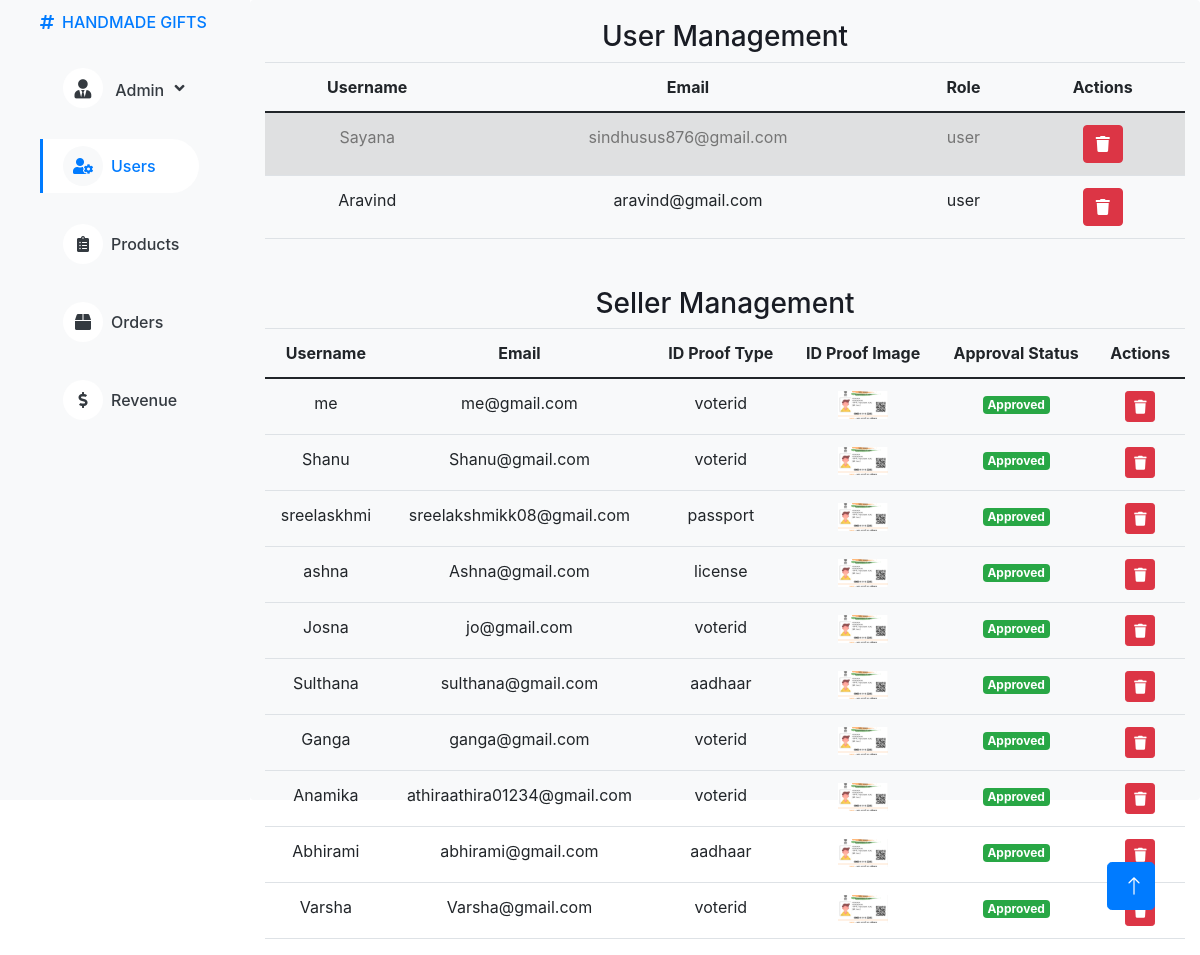
/users/, run on the app's committed database.
### myapp/models.py (models this page shows, shortened)
class CustomUser(AbstractUser):
    type=models.CharField(max_length=20,choices=[('admin', 'Admin'), ('user', 'User'), ('seller', 'Seller')], default='user')

class SellerProfile(models.Model):
    user = models.OneToOneField(settings.AUTH_USER_MODEL, on_delete=models.CASCADE, related_name='seller_profile')
    id_proof_type = models.CharField(max_length=50)
    id_proof_image = models.ImageField(upload_to='id_proofs/', null=True, blank=True)
    is_approved = models.BooleanField(default=False)

### myapp/views.py (the view, shortened to what this page needs)
# urls.py: path('users/', views.user_management, name='user_management'),
def user_management(request):
    obj = CustomUser.objects.filter(type='user', is_staff=False, is_superuser=False)
    sellers = CustomUser.objects.filter(type='seller')
    return render(request, 'admindashboard.html', {'obj': obj, 'sellers': sellers, 'active_nav': 'users'})

### template/admindashboard.html (shortened to what this page needs)
{% load static %}
{% load humanize %}
<!DOCTYPE html>
<html lang="en">
<head>
     <link href="https://cdnjs.cloudflare.com/ajax/libs/font-awesome/5.10.0/css/all.min.css" rel="stylesheet">
     <link href="https://cdn.jsdelivr.net/npm/bootstrap-icons@1.4.1/font/bootstrap-icons.css" rel="stylesheet">
     <link href="{% static 'acss/bootstrap.min.css' %}" rel="stylesheet">
     <link href="{% static 'acss/style.css' %}" rel="stylesheet">
    <link rel="stylesheet" href="https://stackpath.bootstrapcdn.com/bootstrap/4.5.2/css/bootstrap.min.css">
    <link rel="stylesheet" type="text/css" href="https://cdn.datatables.net/1.11.5/css/jquery.dataTables.css">
</head>
<body>
    <div class="container-xxl position-relative bg-white d-flex p-0">
        <div class="sidebar pe-4 pb-3">
            <nav class="navbar bg-light navbar-light">
                <a href="{% url 'index' %}" class="navbar-brand mx-4 mb-3 d-none d-lg-block">
                    <h6 class="text-primary"><i class="fa fa-hashtag me-2"></i>HANDMADE GIFTS</h6>
                </a>
                <div class="d-flex align-items-center ms-4 mb-4">
                    <div class="navbar-nav w-100">
                        <div class="nav-item dropdown position-relative">
                            <a href="{% url 'admin' %}" class="nav-link dropdown-toggle {% if active_nav == 'admin' %}active{% endif %}" data-bs-toggle="dropdown" aria-expanded="false">
                                <i class="fa fa-user-tie me-2" style="font-size: 1.2em;"></i>
                                <span class="d-inline-flex align-items-center">
                                    Admin
                                </span>
                            </a>
                        </div>&nbsp;
                        <a href="{% url 'user_management' %}" class="nav-item nav-link {% if active_nav == 'users' %}active{% endif %}">
                            <i class="fa fa-user-cog me-2"></i>Users
                        </a>&nbsp;
                        <a href="{% url 'admin_dashboard' %}" class="nav-item nav-link {% if active_nav == 'products' %}active{% endif %}">
                            <i class="fa fa-clipboard-list me-2"></i>Products
                        </a>&nbsp;
                        <a href="{% url 'admin_order_management' %}" class="nav-item nav-link {% if active_nav == 'orders' %}active{% endif %}">
                            <i class="fa fa-box me-2"></i>Orders
                        </a>&nbsp;
                        <a href="{% url 'admin_revenue_management' %}" class="nav-link {% if active_nav == 'earnings' %}active{% endif %}">
                            <i class="fa fa-dollar-sign me-2"></i>Revenue
                        </a>
                    </div>
                </div>
            </nav>
        </div>
        <div class="content">
            <div class="container-fluid">
                <div class="row vh-100 bg-light rounded align-items-center justify-content-center">
                    <div class="col-md-12 text-center" style="margin-top: 20px;">
                        {% if active_nav == 'earnings' %}
                            <div class="earnings-dashboard">
                                <h2>Total Earnings</h2>
                                <div class="total-earnings">
                                    <div class="earning-item">
                                        <p><strong>Admin Commission:</strong></p>
                                        <p>₹ {{ total_admin_earnings|floatformat:2|intcomma }}</p>
                                    </div>
                                    <div class="earning-item">
                                        <p><strong>Seller Earnings:</strong></p>
                                        <p>₹ {{ total_seller_earnings|floatformat:2|intcomma }}</p>
                                    </div>
                                </div>
                                <h2>Revenue Details</h2>
                                <table class="revenue-table">
                                    <thead>
                                        <tr>
                                            <th>Order Item</th>
                                            <th>Seller</th>
                                            <th>Seller Earnings</th>
                                            <th>Admin Earnings</th>
                                            <th>Created At</th>
                                        </tr>
                                    </thead>
                                    <tbody>
                                        {% for revenue in revenues %}
                                            <tr>
                                                <td>{{ revenue.order_item.quantity }} of {{ revenue.order_item.product.name }}</td>
                                                <td>{{ revenue.seller.username }}</td>
                                                <td>₹ {{ revenue.seller_earning|floatformat:2|intcomma }}</td>
                                                <td>₹ {{ revenue.admin_earning|floatformat:2|intcomma }}</td>
                                                <td>{{ revenue.created_at|date:"F j, Y, g:i A" }}</td>
                                            </tr>
                                        {% empty %}
                                            <tr>
                                                <td colspan="5" class="no-revenue">No revenue records found.</td>
                                            </tr>
                                        {% endfor %}
                                    </tbody>
                                </table>
                            </div>
                        {% elif active_nav == 'users' %}
                            <h3>User Management</h3>
                            <table class="table table-striped">
                                <thead>
                                    <tr>
                                        <th>Username</th>
                                        <th>Email</th>
                                        <th>Role</th>
                                        <th>Actions</th>
                                    </tr>
                                </thead>
                                <tbody>
                                    {% for user in obj %}
                                    <tr>
                                        <td>{{ user.username }}</td>
                                        <td>{{ user.email }}</td>
                                        <td>{{ user.type }}</td>
                                        <td>
                                            <form action="{% url 'delete_user' user.pk %}" method="POST" style="display: inline;">
                                                <button type="submit" class="btn btn-danger" title="Delete" onclick="return confirm('Are you sure you want to delete this user?');">
                                                <i class="fa fa-trash"></i>
                                                </button>
                                            </form>
                                        </td>
                                    </tr>
                                    {% endfor %}
                                </tbody>
                            </table>
                            <h3 class="mt-5">Seller Management</h3>
                            <table class="table">
                                <thead>
                                    <tr>
                                        <th>Username</th>
                                        <th>Email</th>
                                        <th>ID Proof Type</th>
                                        <th>ID Proof Image</th>
                                        <th>Approval Status</th>
                                        <th>Actions</th>
                                    </tr>
                                </thead>
                                <tbody>
                                    {% for seller in sellers %}
                                        <tr>
                                            <td>{{ seller.username }}</td>
                                            <td>{{ seller.email }}</td>
                                            <td>{{ seller.seller_profile.id_proof_type }}</td>
                                            <td>
                                                {% if seller.seller_profile.id_proof_image %}
                                                <img src="{{ seller.seller_profile.id_proof_image.url }}"
                                                alt="ID Proof"
                                                style="width: 50px; height: auto; cursor: pointer;"
                                                onclick="openModal('{{ seller.seller_profile.id_proof_image.url }}')">
                                                {% else %}
                                                    No Image
                                                {% endif %}
                                            </td>
                                            <td>
                                                {% if seller.seller_profile.is_approved %}
                                                    <span class="badge badge-success">Approved</span>
                                                {% else %}
                                                    <span class=" badge badge-danger">Pending Approval</span>
                                                {% endif %}
                                            </td>
                                            <td>
                                                <form action="{% url 'delete_user' seller.pk %}" method="POST" style="display: inline;">
                                                    <button type="submit" class="btn btn-danger btn-sm" title="Delete" onclick="return confirm('Are you sure you want to delete this Seller?');">
                                                        <i class="fa fa-trash"></i>
                                                    </button>
                                                </form>
                                            </td>
                                        </tr>
                                    {% endfor %}
                                </tbody>
                            </table>
                        {% endif %}
                    </div>
                </div>
            </div>
        </div>
        <a href="#" class="btn btn-lg btn-primary btn-lg-square back-to-top"><i class="bi bi-arrow-up"></i></a>
    </div>
</body>
</html>

### static/acss/style.css (style rules this page uses)
:root { --primary: #009CFF; --light: #F3F6F9; --dark: #191C24; }
.back-to-top { position: fixed; display: none; right: 45px; bottom: 45px; z-index: 99; }
.btn { transition: .5s; }
.btn.btn-primary { color: #FFFFFF; }
.btn-lg-square { width: 48px; height: 48px; }
.btn-square, .btn-sm-square, .btn-lg-square { padding: 0; display: inline-flex; align-items: center; justify-content: center; font-weight: normal; border-radius: 50px; }
.sidebar { position: fixed; top: 0; left: 0; bottom: 0; width: 250px; height: 100vh; overflow-y: auto; background: var(--light); transition: 0.5s; z-index: 999; }
.content { margin-left: 250px; min-height: 100vh; background: #FFFFFF; transition: 0.5s; }
@media (min-width: 992px) { .sidebar { margin-left: 0; } }
@media (min-width: 992px) { .content { width: calc(100% - 250px); } }
.sidebar .navbar .navbar-nav .nav-link { padding: 7px 20px; color: var(--dark); font-weight: 500; border-left: 3px solid var(--light); border-radius: 0 30px 30px 0; outline: none; }
.sidebar .navbar .navbar-nav .nav-link:hover, .sidebar .navbar .navbar-nav .nav-link.active { color: var(--primary); background: #FFFFFF; border-color: var(--primary); }
.sidebar .navbar .navbar-nav .nav-link i { width: 40px; height: 40px; display: inline-flex; align-items: center; justify-content: center; background: #FFFFFF; border-radius: 40px; }
.sidebar .navbar .navbar-nav .nav-link:hover i, .sidebar .navbar .navbar-nav .nav-link.active i { background: var(--light); }
.sidebar .navbar .dropdown-toggle::after { position: absolute; top: 15px; right: 15px; border: none; content: "\f107"; font-family: "Font Awesome 5 Free"; font-weight: 900; transition: .5s; }

### data on the page
CustomUser: username "Sayana", email "sindhusus876@gmail.com", type "user"
CustomUser: username "Aravind", email "aravind@gmail.com", type "user"
CustomUser: username "me", email "me@gmail.com", seller_profile.id_proof_type "voterid", seller_profile.id_proof_image (picture), shows "Approved"
CustomUser: username "Shanu", email "Shanu@gmail.com", seller_profile.id_proof_type "voterid", seller_profile.id_proof_image (picture), shows "Approved"
CustomUser: username "sreelaskhmi", email "sreelakshmikk08@gmail.com", seller_profile.id_proof_type "passport", seller_profile.id_proof_image (picture), shows "Approved"
CustomUser: username "ashna", email "Ashna@gmail.com", seller_profile.id_proof_type "license", seller_profile.id_proof_image (picture), shows "Approved"
CustomUser: username "Josna", email "jo@gmail.com", seller_profile.id_proof_type "voterid", seller_profile.id_proof_image (picture), shows "Approved"
CustomUser: username "Sulthana", email "sulthana@gmail.com", seller_profile.id_proof_type "aadhaar", seller_profile.id_proof_image (picture), shows "Approved"
CustomUser: username "Ganga", email "ganga@gmail.com", seller_profile.id_proof_type "voterid", seller_profile.id_proof_image (picture), shows "Approved"
CustomUser: username "Anamika", email "athiraathira01234@gmail.com", seller_profile.id_proof_type "voterid", seller_profile.id_proof_image (picture), shows "Approved"
CustomUser: username "Abhirami", email "abhirami@gmail.com", seller_profile.id_proof_type "aadhaar", seller_profile.id_proof_image (picture), shows "Approved"
CustomUser: username "Varsha", email "Varsha@gmail.com", seller_profile.id_proof_type "voterid", seller_profile.id_proof_image (picture), shows "Approved"
